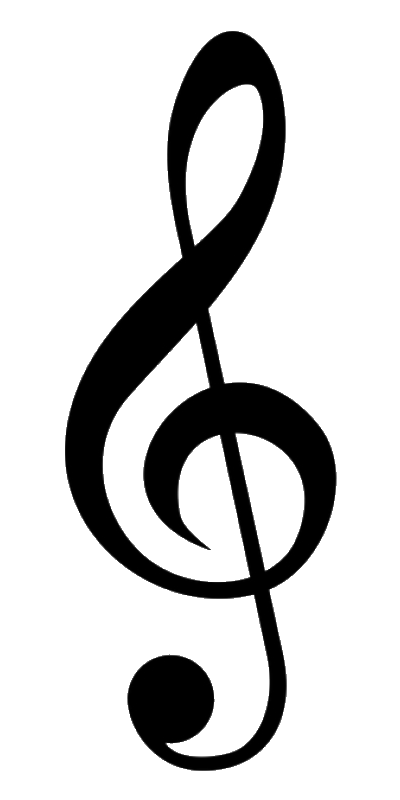
#> input picture Game/memorization-dungeon-crawler/data/games/music/generation/treble-cleft.png, 400 x 800 px; its folder holds 3 pictures in this run
$ python note-image-generation.py --clef treble --out out.png
#> lines starting #> are read from the running program, lines starting #| are printed output that depends on the picture; after the words box and inside, x2 and y2 are one past the last pixel; in counts of white or black regions, pixels touching at a corner belong together
#!/usr/bin/env python3
"""
generate_clef_notes.py

Generates single-note staff images for treble and bass clefs,
using clef images (treble-cleft.png and base-cleft.png) positioned
ON the staff with configurable offsets.

Example:
  python generate_clef_notes.py --clef treble --min-midi 48 --max-midi 84 --out treble_notes
  python generate_clef_notes.py --clef bass --min-midi 21 --max-midi 72 --out bass_notes
"""

import os
import argparse
from PIL import Image, ImageDraw, ImageFont

# =========================================================
# CONFIG
# =========================================================
INVERT_CLEFTS = True  # If True, inverts clef image colors
BACKGROUND_COLOR = (0, 0, 0, 0)  # RGBA white
NOTE_STAFF_COLOR = (255,255,255)  # Black by default

IMG_W, IMG_H = 200, 200
MARGIN = 0
STAFF_LEFT = 0
LINE_SPACING = 12
STAFF_LINES = 5
STEP_HEIGHT = LINE_SPACING / 2

# Staff reference notes (bottom line)
CLEF_REFS = {
    "treble": 64,  # E4
    "bass": 43,    # G2
}

# Image placement offsets (x, y) for clef alignment on staff
TREBLE_CLEF_OFFSET = (70, -25)  # fine-tune until it sits right
BASS_CLEF_OFFSET   = (70, -35)

NOTE_OFFSET_X = -20

NOTE_NAMES = ["C", "C#", "D", "D#", "E", "F", "F#", "G", "G#", "A", "A#", "B"]

try:
    FONT = ImageFont.truetype("DejaVuSans.ttf", 14)
except Exception:
    FONT = ImageFont.load_default()

# =========================================================
# HELPERS
# =========================================================
def midi_to_name(midi: int) -> str:
    octave = (midi // 12) - 1
    return f"{NOTE_NAMES[midi % 12]}{octave}"

def letter_index(midi: int) -> int:
    semitone_to_letter = {0:0,1:0,2:1,3:1,4:2,5:3,6:3,7:4,8:4,9:5,10:5,11:6}
    return semitone_to_letter[midi % 12]

def diatonic_distance(ref_midi: int, target_midi: int) -> int:
    ref_letter = letter_index(ref_midi)
    ref_oct = (ref_midi // 12) - 1
    tgt_letter = letter_index(target_midi)
    tgt_oct = (target_midi // 12) - 1
    return (tgt_oct - ref_oct) * 7 + (tgt_letter - ref_letter)

def draw_staff(draw, top_y, left_x):
    for i in range(STAFF_LINES):
        y = top_y + i * LINE_SPACING
        draw.line((left_x, y, IMG_W - MARGIN, y), fill=NOTE_STAFF_COLOR, width=1)

def draw_notehead(draw, x, y):
    w, h = 18, 12
    bbox = [x - w//2, y - h//2, x + w//2, y + h//2]
    draw.ellipse(bbox, fill=NOTE_STAFF_COLOR, outline=NOTE_STAFF_COLOR)

# =========================================================
# MAIN DRAWING FUNCTION
# =========================================================
def generate_note_image(clef: str, midi: int, out_path: str, show_name=False):
#> called with clef = 'treble', midi = 11, out_path = 'out.png/treble_011_B-1.png', show_name = False
    img = Image.new("RGBA", (IMG_W, IMG_H), BACKGROUND_COLOR)
#> img: PIL image 200x200 RGBA; every value is 0
    draw = ImageDraw.Draw(img)

    # Load clef image
    clef_img_path = f"{clef}-cleft.png"
    if not os.path.exists(clef_img_path):
        raise FileNotFoundError(f"Missing {clef_img_path}")
    clef_img = Image.open(clef_img_path).convert("RGBA")
#> clef_img is the input picture: PIL image 400x800 RGBA; mean R, G, B, A 1.3, 1.3, 1.3, 49.4
    if INVERT_CLEFTS:
        r, g, b, a = clef_img.split()
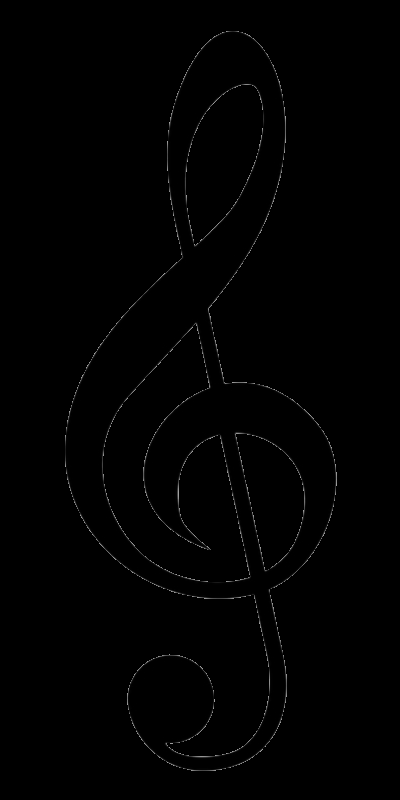
#> r: PIL image 400x800 L; min 0, max 162, mean 1.3
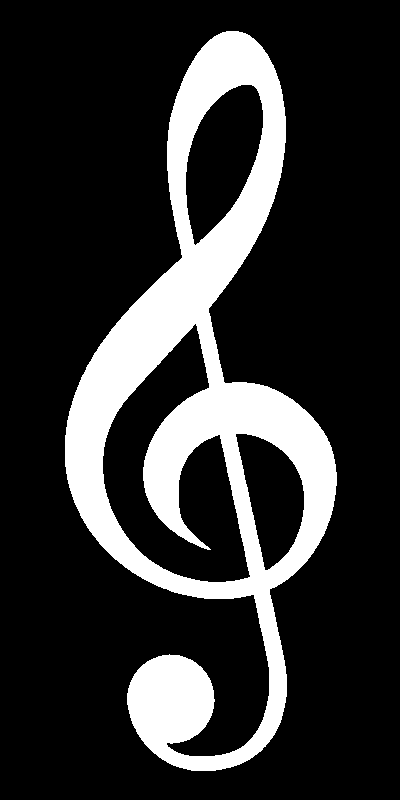
#> a: PIL image 400x800 L; 19.4% white; 1 white region, box (x1, y1, x2, y2) and area: (65, 31, 337, 771) 62032
        rgb_inverted = Image.merge("RGB", (
            Image.eval(r, lambda p: 255 - p),
            Image.eval(g, lambda p: 255 - p),
            Image.eval(b, lambda p: 255 - p)
        ))
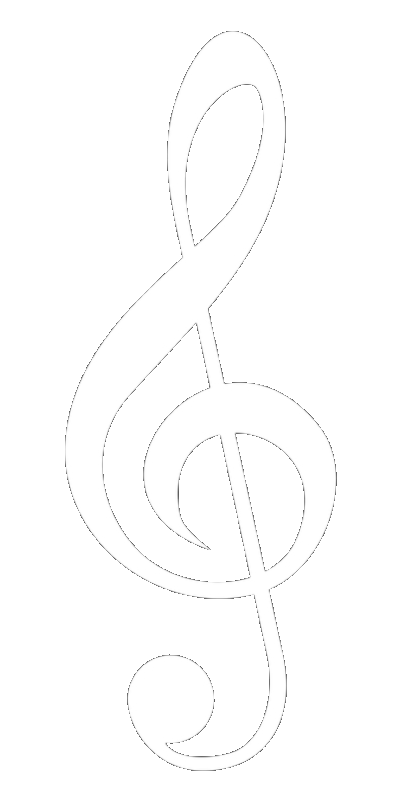
#> rgb_inverted: PIL image 400x800 RGB; min 93, max 255, mean 253.7
        clef_img = Image.merge("RGBA", (*rgb_inverted.split(), a))

    # Compute staff layout
    staff_height = (STAFF_LINES - 1) * LINE_SPACING
    staff_top_y = (IMG_H - staff_height) // 2
    staff_bottom_y = staff_top_y + staff_height
    draw_staff(draw, staff_top_y, STAFF_LEFT)

    # Determine clef offsets
    if clef == "treble":
        clef_offset = TREBLE_CLEF_OFFSET
        clef_scaled = clef_img.resize((50, 100))
    else:
        clef_offset = BASS_CLEF_OFFSET
        clef_scaled = clef_img.resize((43, 110))

    # Place clef on staff (centered vertically)
    clef_x = STAFF_LEFT - 65 + clef_offset[0]
    clef_y = staff_top_y + clef_offset[1]
    img.paste(clef_scaled, (clef_x, int(clef_y)), clef_scaled)
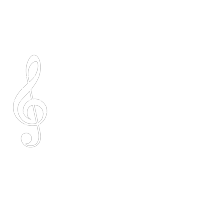
#> img: PIL image 200x200 RGBA; mean R, G, B, A 12, 12, 12, 11.6; transparent parts drawn white

    # Compute note position
    ref_midi = CLEF_REFS[clef]
    pos_steps = diatonic_distance(ref_midi, midi)
    note_y = staff_bottom_y - (pos_steps * STEP_HEIGHT)
    note_x = STAFF_LEFT + NOTE_OFFSET_X + 140

    # Draw ledger lines if note is off-staff
    bottom_line_pos, top_line_pos = 0, 8
    if pos_steps < bottom_line_pos:
        for p in range(pos_steps, bottom_line_pos):
            if p % 2 == 0:
                y = staff_bottom_y - (p * STEP_HEIGHT)
                draw.line((note_x - 20, y, note_x + 20, y), fill=NOTE_STAFF_COLOR, width=2)
    elif pos_steps > top_line_pos:
        for p in range(top_line_pos + 1, pos_steps + 1):
            if p % 2 == 0:
                y = staff_bottom_y - (p * STEP_HEIGHT)
                draw.line((note_x - 20, y, note_x + 20, y), fill=NOTE_STAFF_COLOR, width=2)

    # Draw notehead and stem
    draw_notehead(draw, note_x, note_y)
    if pos_steps <= 4:
        draw.line((note_x + 9, note_y - 4, note_x + 9, note_y - 30), fill=NOTE_STAFF_COLOR, width=2)
    else:
        draw.line((note_x - 9, note_y + 4, note_x - 9, note_y + 30), fill=NOTE_STAFF_COLOR, width=2)

    # Optional label
    if show_name:
        name = midi_to_name(midi)
        draw.text((MARGIN, IMG_H - 20), f"{clef.upper()} {midi:03d} {name}", font=FONT, fill=NOTE_STAFF_COLOR)

    os.makedirs(os.path.dirname(out_path) or ".", exist_ok=True)
    img.save(out_path, "PNG")

# =========================================================
# CLI ENTRY POINT
# =========================================================
def main():
    parser = argparse.ArgumentParser(description="Generate single-note staff images using clef PNGs on the staff.")
    parser.add_argument("--clef", choices=["treble", "bass"], required=True)
    parser.add_argument("--min-midi", type=int, default=11)
    parser.add_argument("--max-midi", type=int, default=108)
    parser.add_argument("--out", required=True)
    parser.add_argument("--show-name", action="store_true")
    args = parser.parse_args()

    os.makedirs(args.out, exist_ok=True)

    for midi in range(args.min_midi, args.max_midi + 1):
        name = midi_to_name(midi)
        out_path = os.path.join(args.out, f"{args.clef}_{midi:03d}_{name}.png")
        generate_note_image(args.clef, midi, out_path, args.show_name)
        print(f"✅ {out_path}")

if __name__ == "__main__":
    main()
